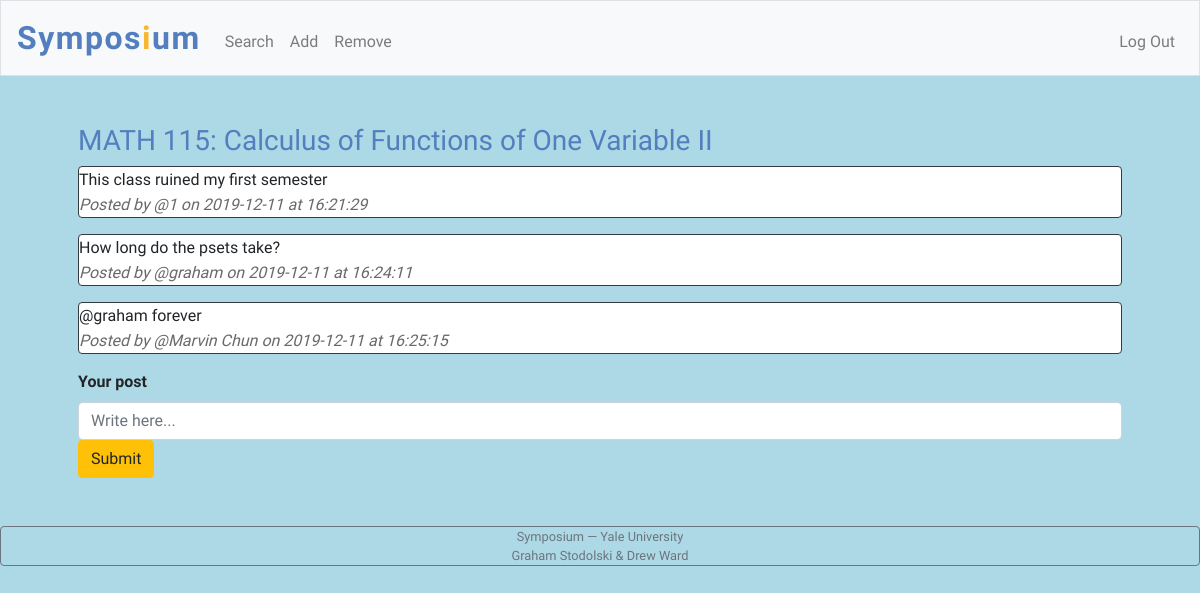
The page /course?course_id=2 (signed in) on the database its author committed.
### tables this page shows
CREATE TABLE 'courses' ('course_id' integer PRIMARY KEY AUTOINCREMENT NOT NULL, 'subject' text, 'number' integer, 'name' text, 'professor' text);

CREATE TABLE 'posts' ('user_id' integer, 'course_id' integer, 'post' text, 'date' date, 'time' time);

CREATE TABLE 'users' ('id' integer PRIMARY KEY AUTOINCREMENT NOT NULL, 'username' text NOT NULL,'hash' integer NOT NULL);

### application.py (the view)
@app.route("/course", methods=["GET", "POST"])
@login_required
def course():
    if request.method == "POST":
        post = request.form.get('text')
        if not post:
            return apology("please input text for your post", 403)
        today = date.today()
        now = datetime.now()
        time = now.strftime("%H:%M:%S")
        course_id = (request.args.get('course_id'))#['course_id']
        db.execute("INSERT INTO posts VALUES (:user_id, :course_id, :post, :date, :time)",
                    user_id=session["user_id"], course_id=course_id, post=post, date=today, time=time)
        return redirect(url_for('course', course_id=course_id))
    else:
        course_id = request.args['course_id']
        course = db.execute("SELECT * FROM courses WHERE course_id=:course_id", course_id=course_id)
        posts = db.execute("SELECT * FROM posts INNER JOIN users ON posts.user_id=users.id WHERE course_id=:course_id", course_id=course_id)
        subject = str(course[0]['subject'])
        number = str(course[0]['number'])
        name = str(course[0]['name'])
        return render_template("course.html", subject=subject, number=number, name=name, posts=posts, course_id=course_id)

### application.py (called while the page is built)
@app.after_request
def after_request(response):
    response.headers["Cache-Control"] = "no-cache, no-store, must-revalidate"
    response.headers["Expires"] = 0
    response.headers["Pragma"] = "no-cache"
    return response

### helpers.py (called while the page is built)
def login_required(f):
    @wraps(f)
    def decorated_function(*args, **kwargs):
        if session.get("user_id") is None:
            return redirect("/login")
        return f(*args, **kwargs)
    return decorated_function

### templates/course.html (shortened to what this page needs)
{% extends "layout.html" %}
{% block main %}
<h3 style="color: #537fbe; text-align: left">{{ subject }} {{ number }}: {{ name }}</h3>
<body style="text-align: left;">
    {% for post in posts %}
        <div class="border border-dark rounded" style="text-align: left; background-color: white;">
            <text class="post_text">{{ post['post'] }}</text>
            <br><text class="post_user">Posted by @{{ post['username'] }} on {{ post['date'] }} at {{ post['time'] }}</text>
        </div>
    {% endfor %}
    <form action="/course?course_id={{ course_id }}" method="post" class="form">
        <div>
            <label class="label" for="text">Your post</label>
            <input name="text" id="text" type="text" class="form-control text-wrap" style="width: 1044px;" placeholder="Write here...">
            <button class="btn btn-warning" type="submit" value={{ course_id }}>Submit</button>
        </div>
    </form>
</body>
{% endblock %}

### static/styles.css (style rules this page uses)
h3 { font-family: 'Didact Gothic'; color: #537fbe; }
main .form-control { display: inline-block; width: auto; }
.background { background-color: #add8e6; }
.form { font-family: 'Didact Gothic'; text-align: left; }
.label { font-family: 'Didact Gothic'; font-weight: bold; }
.post_text { font-family: 'Didact Gothic'; text-align: left; }
.post_user { font-family: 'Didact Gothic'; text-align: left; color: dimgray; font-style: italic; }

### rows shown on the page
courses: subject "MATH", name "Calculus of Functions of One Variable II"
posts: post "This class ruined my first semester", username "1", date "2019-12-11", time "16:21:29"
posts: post "How long do the psets take?", username "graham", date "2019-12-11", time "16:24:11"
posts: post "@graham forever", username "Marvin Chun", date "2019-12-11", time "16:25:15"

### other values the page prints
{{ number }} "115"
